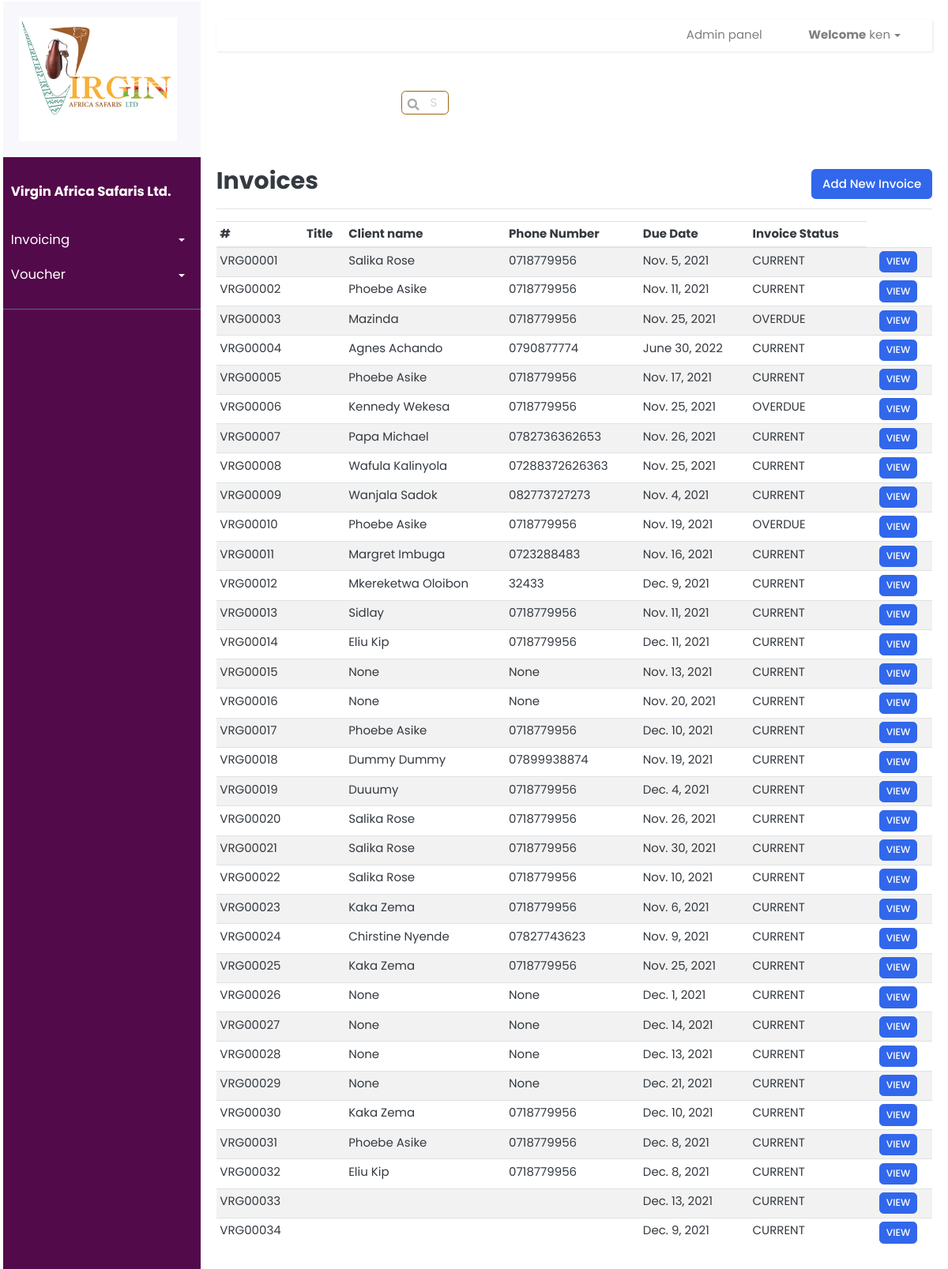
Page /invoices/ (signed in) on the earlier database version.
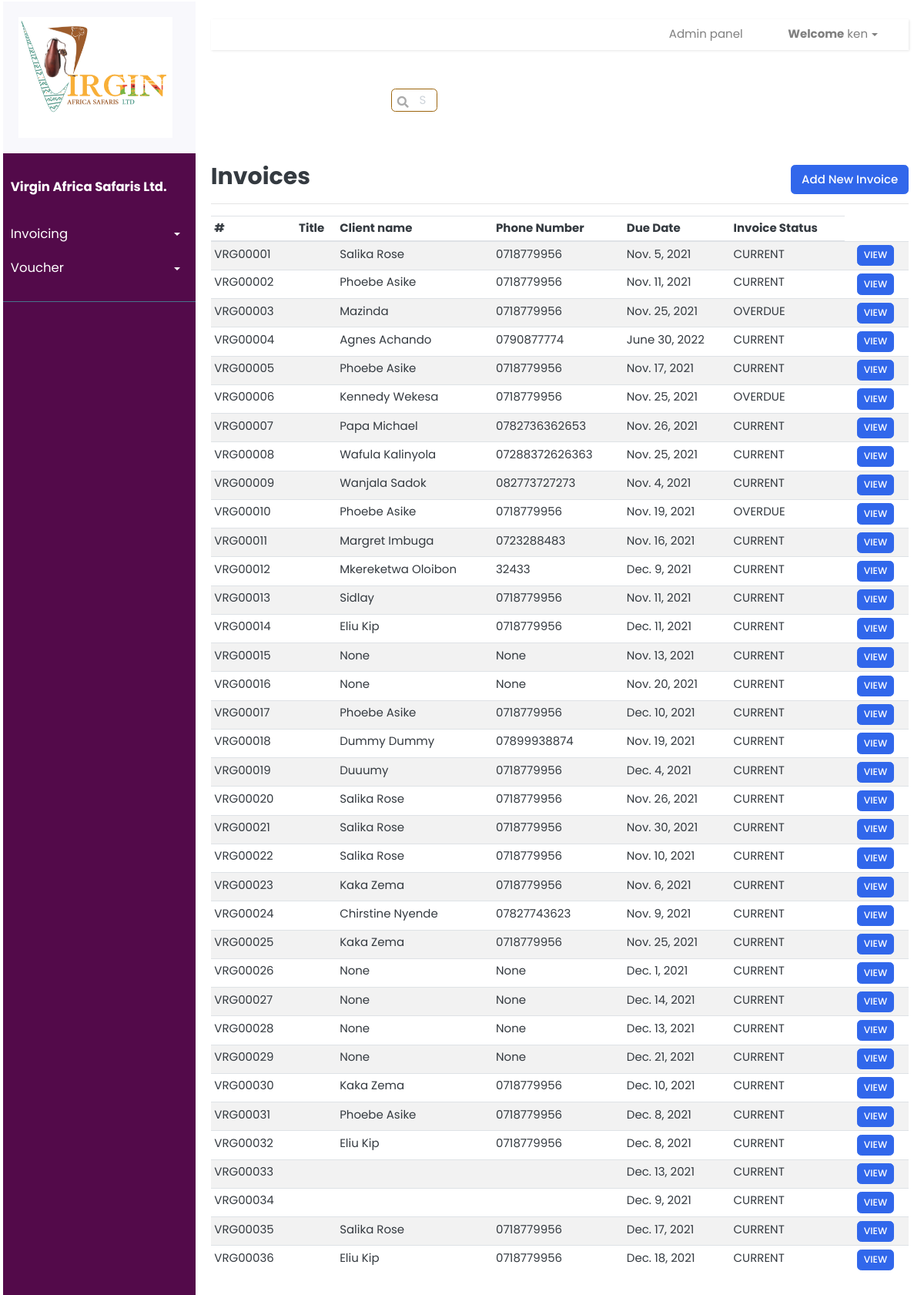
Same page on the later database version.
### invoice/models.py (models this page shows, shortened)
class Invoice(models.Model):
    TERMS = [
        ('Immediate', 'Immediate'),
        ('15 days', '15 days'),
        ('30 days', '30 days'),
    ]
    STATUS = [
        ('CURRENT', 'CURRENT'),
        ('EMAIL_SENT', 'EMAIL_SENT'),
        ('OVERDUE', 'OVERDUE'),
        ('PAID', 'PAID'),
    ]
    number = models.CharField(
        null=False, default=increment_invoice_number, blank=False, max_length=100, unique=True)
    dueDate = models.DateField(null=True, blank=True)
    paymentTerms = models.CharField(
        choices=TERMS, default='15 days', max_length=100)
    status = models.CharField(
        choices=STATUS, default='CURRENT', max_length=100)
    description = models.TextField(null=True, blank=True, max_length=500)
    istaxable = models.BooleanField()
    apply_discount = models.BooleanField()
    discount = models.CharField(
        null=True, default=0, blank=True, max_length=10)
    client = models.ForeignKey(
        Client, blank=True, null=True, on_delete=models.SET_NULL)
    uniqueId = models.CharField(null=True, blank=True, max_length=100)
    slug = models.SlugField(max_length=500, unique=True, blank=True, null=True)
    date_created = models.DateTimeField(blank=True, null=True)
    last_updated = models.DateTimeField(blank=True, null=True)

class Client(models.Model):
    clientName = models.CharField(null=True, blank=True, max_length=200)
    address = models.CharField(null=True, blank=True, max_length=200)
    postalCode = models.CharField(null=True, blank=True, max_length=10)
    phoneNumber = models.CharField(null=True, blank=True, max_length=100)
    emailAddress = models.CharField(null=True, blank=True, max_length=100)
    uniqueId = models.CharField(null=True, blank=True, max_length=100)
    slug = models.SlugField(max_length=500, unique=True, blank=True, null=True)
    date_created = models.DateTimeField(blank=True, null=True)
    last_updated = models.DateTimeField(blank=True, null=True)

### invoice/views.py (the view)
# urls.py: path("invoices/", invoice_views.view_invoices, name="view-invoices" ),
@login_required
def view_invoices(request):
	context = {}
	invoices = Invoice.objects.all()
	context['invoices'] = invoices
	return render(request, 'invoice/invoices.html', context)

### templates/invoice/invoices.html (shortened to what this page needs)
{% extends 'index.html' %} {% load static %} {% load crispy_forms_tags %}
 {% block content %}
<div class="search-main">
 <div class="form-group has-search">
    <input type="text" class="form-control invoice_search_input" placeholder="Search" id="search" data-url="{% url 'search-invoices' %}"/>
  </div>
  </div>
<div
  class="
    d-flex
    justify-content-between
    flex-wrap flex-md-nowrap
    align-items-center
    pt-3
    pb-2
    mb-3
    border-bottom
  "
>
  <h1 class="h2">Invoices</h1>
  <div class="btn-toolbar mb-2 mb-md-0">
    <div class="btn-group me-2">
      <a href="{% url 'create-invoice' %}"
        ><button type="button" class="btn btn-primary">
          Add New Invoice
        </button></a
      >
    </div>
  </div>
</div>
{% if invoices|length > 0 %}
<div class="table-responsive">
  <table class="table table-striped table-sm table-hover" id="invoiceTable">
    <thead>
      <tr>
        <th>#</th>
        <th>Title</th>
        <th>Client name</th>
        <th>Phone Number</th>
        <th>Due Date</th>
        <th>Invoice Status</th>
      </tr>
    </thead>
    <tbody>
      {% for invoice in invoices %}
      <tr onclick="getElementById('edit-1').click()" style="cursor: pointer">
        <td id="invoicenumber">{{invoice.number}}</td>
        <td>{{invoice.title}}</td>
        <td>{{invoice.client.clientName}}</td>
        <td>{{invoice.client.phoneNumber}}</td>
        <td>{{invoice.dueDate}}</td>
        <td>{{invoice.status}}</td>
        <td>
        </td>
        <td>
          <a href="{% url 'create-build-invoice' invoice.slug %}"
            ><button class="btn btn-primary btn-sm">VIEW</button></a
          >
        </td>
      </tr>
      {% endfor %}
    </tbody>
  </table>
</div>
{% endif %}
{% endblock %}

### templates/index.html (shortened to what this page needs)
{% load static %} {% load crispy_forms_tags %}
<!DOCTYPE html>
<html lang="en">
  <head>
    <link
      href="{% static 'css/bootstrap.css' %}"
      rel="stylesheet"
      type="text/css"
    />
    <link
      href="{% static 'fonts/fontawesome/css/all.min.css' %}"
      type="text/css"
      rel="stylesheet"
    />
    <link href="{% static 'css/ui.css' %}" rel="stylesheet" type="text/css" />
    <link href="{% static 'css/doc.css' %}" rel="stylesheet" type="text/css" />
    <link href="{% static 'css/home.css' %}" rel="stylesheet" type="text/css" />
    <link
      href="{% static 'css/responsive.css' %}"
      rel="stylesheet"
      media="only screen and (max-width: 1200px)"
    />
  </head>
  <body class="forms_body">
    <div class="wrapper">
      <nav class="ml-1" id="sidebar">
        <div class="sidebar-header">
          <img
            src="{% static 'images/logo.PNG' %}"
            style="width: 100%; max-width: 200px"
            alt="Logo"
          />
        </div>
        <ul class="list-unstyled components">
          <p><b>Virgin Africa Safaris Ltd.</b></p>
          <li>
            <a
              href="#homeSubmenu"
              data-toggle="collapse"
              aria-expanded="false"
              class="dropdown-toggle"
              >Invoicing</a
            >
          </li>
          <li>
            <a
              href="#pageSubmenu"
              data-toggle="collapse"
              aria-expanded="false"
              class="dropdown-toggle"
              >Voucher</a
            >
          </li>
        </ul>
        <ul class="list-unstyled CTAs">
        </ul>
      </nav>
      <div id="content">
        <nav class="navbar navbar-expand-lg navbar-light">
          <div class="container-fluid">
            <div class="collapse navbar-collapse" id="navbarSupportedContent">
              <ul class="nav navbar-nav ml-auto">
                <li class="nav-item mr-3">
                  <a
                    class="nav-link mr-4"
                    href="/admin"
                    id="navbarDropdown"
                    role="button"
                    data-toggle="dropdown"
                    aria-haspopup="true"
                    aria-expanded="false"
                    >Admin panel</a
                  >
                </li>
                <li class="nav-item dropdown">
                  <a
                    class="nav-link dropdown-toggle mr-4"
                    href="#"
                    id="navbarDropdown"
                    role="button"
                    data-toggle="dropdown"
                    aria-haspopup="true"
                    aria-expanded="false"
                  >
                    <b>Welcome</b> {{user.get_username}}
                  </a>
                </li>
              </ul>
            </div>
          </div>
        </nav>
        {% block content %} {% endblock %}
      </div>
    </div>
  </body>
</html>

### static/css/ui.css (style rules this page uses)
html { font-family: "Inter", sans-serif; font-size: 15px; }
article:after, .form-group:after { display: block; clear: both; content: ""; }
[class*="list-"] li:after { visibility: hidden; display: block; content: ""; overflow: hidden; height: 0; clear: both; }
.has-search .form-control { padding-left: 2.375rem; }
.search-main { width: 50%; margin: 50px auto; }
.invoice_search_input { padding-left: 25px; height: 20px; }

### static/css/doc.css (style rules this page uses)
table { color: #9c640c; }
input[type="text"] { height: 2em; width: 4em; display: inline-block; border: #9c640c 1px solid; margin: 0 0.5em; }

### static/css/home.css (style rules this page uses)
* { padding-top: 0; }
body { font-family: "Poppins", sans-serif; background: #ffffff; padding-top: 2px; }
p { font-family: "Poppins", sans-serif; font-size: 1.1em; font-weight: 300; line-height: 1.7em; color: #999; }
a, a:hover, a:focus { color: inherit; text-decoration: none; transition: all 0.3s; }
.navbar { padding: 15px 10px; background: #fff; border: none; border-radius: 0; margin-bottom: 10px; box-shadow: 1px 1px 3px rgba(0, 0, 0, 0.1); }
.navbar-expand-lg { background-color: #ffffff; width: 100%; height: 40px; }
.wrapper { display: flex; width: 100%; align-items: stretch; }
#sidebar { min-width: 250px; max-width: 150px; margin-top: 0; background: #530a4a; color: #fff; transition: all 0.3s; }
#sidebar .sidebar-header { padding: 20px; background: #f8f8fc; }
#sidebar ul.components { padding: 20px 0; border-bottom: 1px solid #47748b; }
#sidebar ul p { color: #fff; padding: 10px; }
#sidebar ul li a { padding: 10px; font-size: 1.1em; display: block; }
a[data-toggle="collapse"] { position: relative; }
.dropdown-toggle::after { display: block; position: absolute; top: 50%; right: 20px; transform: translateY(-50%); }
ul.CTAs { padding: 20px; }
#content { width: 100%; margin: 0; padding: 20px; padding-top: 0px; min-height: 100vh; transition: all 0.3s; }

Differences in the rows shown:
added Invoice: number "VRG00035", client.clientName "Salika Rose", client.phoneNumber "0718779956", dueDate "Dec. 17, 2021", status "CURRENT"
added Invoice: number "VRG00036", client.clientName "Eliu Kip", client.phoneNumber "0718779956", dueDate "Dec. 18, 2021", status "CURRENT"
